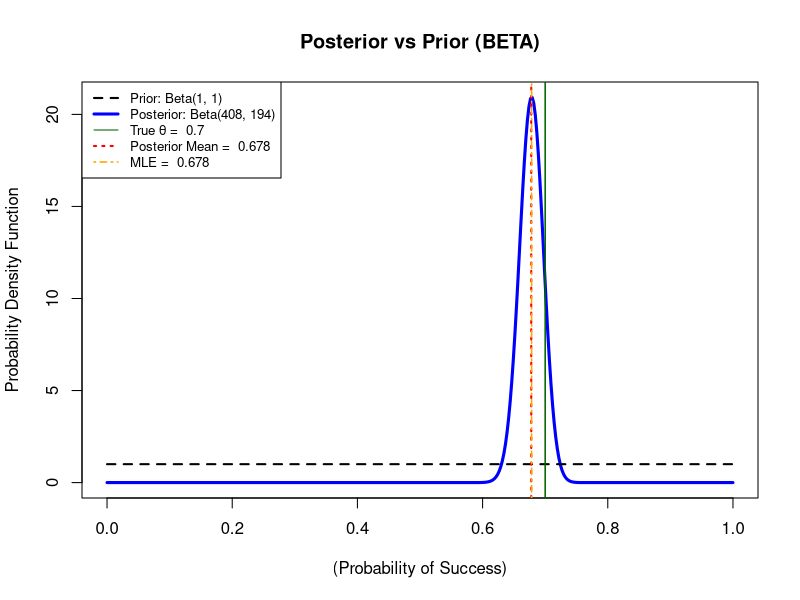

R code for this plot:
# Bayes Beta estimator

T <- 600       # number of periods
theta <- 0.7      # true probability of success
y <- rbinom(T, size = 1, prob = theta) # random samples
ST <- sum(y)

a0 <- 1
b0 <- 1
aT <- a0 + ST
bT <- b0 + T - ST

posterior_mean  <- aT / (aT + bT) # Find the posterior_mean
mle <- ST / T # MLE calculation

x <- seq(0,1,length.out=400)
prior_density <- dbeta(x, a0, b0)
post_density  <- dbeta(x, aT, bT)

# Start the plot
plot(x, post_density,
     type = "l",
     col = "blue",
     lwd = 3,
     main = "Posterior vs Prior (BETA)",
     xlab = "(Probability of Success)",
     ylab = "Probability Density Function")

# Add the Prior Density
lines(x, prior_density, col = "black", lty = 2, lwd = 2)


# True theta
abline(v = theta, col = "darkgreen", lty = 1, lwd = 1.5)
# Posterior Mean (Bayes Estimator)
abline(v = posterior_mean, col = "red", lty = 3, lwd = 2)
# MLE
abline(v = mle, col = "orange", lty = 4, lwd = 1.5)


# Top left Banner
legend("topleft",
       legend = c(
         paste("Prior: Beta(", a0, ", ", b0, ")", sep = ""),
         paste("Posterior: Beta(", aT, ", ", bT, ")", sep = ""),
         paste("True θ = ", theta),
         paste("Posterior Mean = ", round(posterior_mean, 3)),
         paste("MLE = ", round(mle, 3))
       ),
       col = c("black", "blue", "darkgreen", "red", "orange"),
       lty = c(2, 1, 1, 3, 4),
       lwd = c(2, 3, 1, 2, 1.5),
       cex = 0.8
)


  